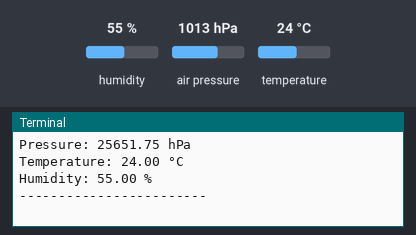
Recording of a program running on a simulated Raspberry Pi (BCM pin numbers). Shown: the last lines printed to the terminal. Inputs (shaded band) come from the test bench; at power-on: humidity 55 %, air pressure 1013 hPa, temperature 24 °C.

Above: at 1.2 s.
1.3 s: humidity set to 22 %
At 2.7 s:
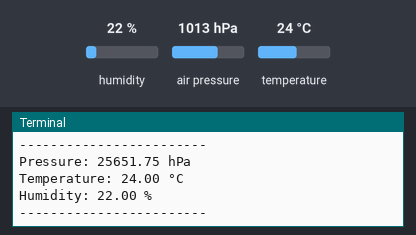
2.8 s: air pressure set to 952 hPa
4.3 s: temperature set to 12 °C
At 5.1 s:
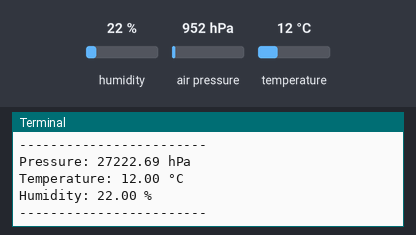
Timing chart, 0 to 7.3 s (numbered marks = the images above; inputs shaded):
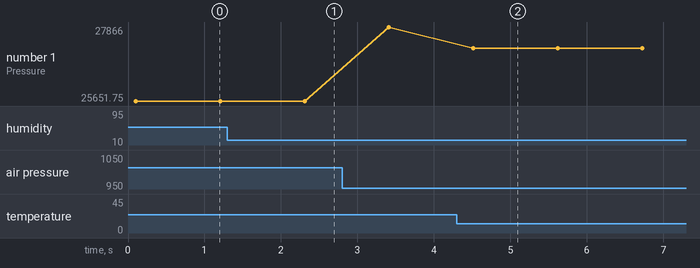

The program:

lectura_claude.py
```python
import time
from smbus2 import SMBus

# I2C addresses
BMP280_ADDR = 0x76  # or 0x77, check with i2cdetect -y 1
AHT10_ADDR = 0x38

# Initialize I2C bus
bus = SMBus(1)  # 1 indicates /dev/i2c-1

def read_bmp280():
    # This is a simplified reading process and may need adjustment
    bus.write_byte_data(BMP280_ADDR, 0xF4, 0x27)
    data = bus.read_i2c_block_data(BMP280_ADDR, 0xF7, 8)
    pressure = ((data[0] << 16) | (data[1] << 8) | data[2]) / 256
    return pressure

def read_aht10():
    # Trigger measurement
    bus.write_i2c_block_data(AHT10_ADDR, 0xAC, [0x33, 0x00])
    time.sleep(0.1)

    # Read data
    data = bus.read_i2c_block_data(AHT10_ADDR, 0x00, 6)

    # Convert to temperature and humidity
    humidity = ((data[1] << 12) | (data[2] << 4) | (data[3] >> 4)) * 100 / 0x100000
    temperature = (((data[3] & 0x0F) << 16) | (data[4] << 8) | data[5]) * 200.0 / 0x100000 - 50

    return temperature, humidity

try:
    while True:
        pressure = read_bmp280()
        temperature, humidity = read_aht10()

        print(f"Pressure: {pressure:.2f} hPa")
        print(f"Temperature: {temperature:.2f} °C")
        print(f"Humidity: {humidity:.2f} %")
        print("------------------------")

        time.sleep(1)

except KeyboardInterrupt:
    print("Data collection stopped by user.")
finally:
    bus.close()
```

Measured:
- after the input at 1.3 s, the terminal: prints a new line after 1.0 s (image 1)
- after the input at 4.3 s, the terminal: prints a new line after 0.22 s (image 2)
- plotted number 1: 25651.75 → 27866 after the input at 2.8 s, 27866 → 27222.69 after the input at 4.3 s
